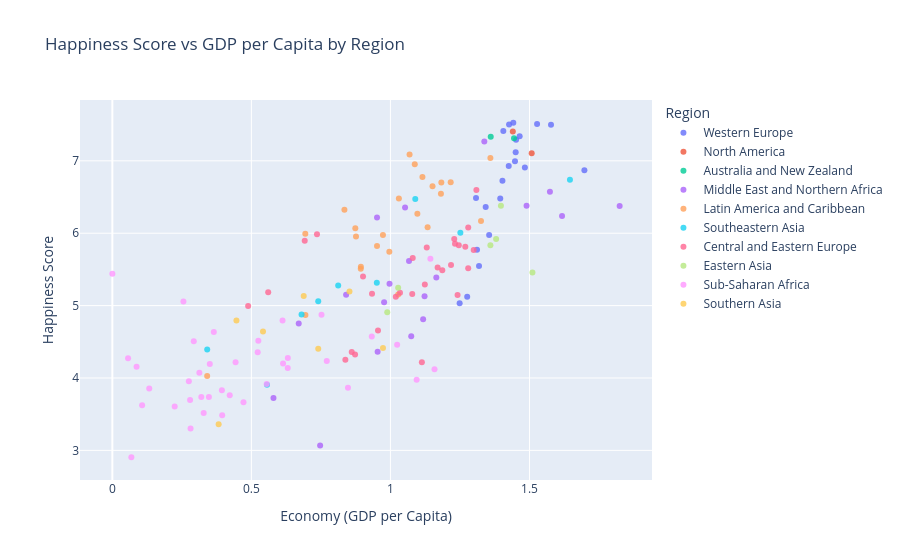

Notebook cell for this chart:
### Code cell
# Task 3: EDA
# Scatter Plot
fig_3 = px.scatter(
    df,
    x="Economy (GDP per Capita)",
    y="Happiness Score",
    color="Region",
    hover_name="Country",
    title="Happiness Score vs GDP per Capita by Region",
    opacity=0.8,
)

fig_3.show()

### Figure 1 — Plotly figure (JSON) as saved in the notebook; plotly's stock layout.template omitted (floating-point values rounded to 4 significant figures)
{"data": [{"hovertemplate": "<b>%{hovertext}</b><br><br>Region=Western Europe<br>Economy (GDP per Capita)=%{x}<br>Happiness Score=%{y}<extra></extra>", "hovertext": ["Denmark", "Switzerland", "Iceland", "Norway", "Finland", "Netherlands", "Sweden", "Austria", "Germany", "Belgium", "Ireland", "Luxembourg", "United Kingdom", "Malta", "France", "Spain", "Italy", "North Cyprus", "Cyprus", "Portugal", "Greece"], "legendgroup": "Western Europe", "marker": {"color": "#636efa", "opacity": 0.8, "symbol": "circle"}, "mode": "markers", "name": "Western Europe", "orientation": "v", "showlegend": true, "type": "scatter", "x": [1.442, 1.527, 1.427, 1.577, 1.406, 1.465, 1.452, 1.45, 1.448, 1.425, 1.483, 1.698, 1.403, 1.308, 1.395, 1.343, 1.355, 1.311, 1.319, 1.276, 1.249], "xaxis": "x", "y": [7.526, 7.509, 7.501, 7.498, 7.413, 7.339, 7.291, 7.119, 6.994, 6.929, 6.907, 6.871, 6.725, 6.488, 6.478, 6.361, 5.977, 5.771, 5.546, 5.123, 5.033], "yaxis": "y"}, {"hovertemplate": "<b>%{hovertext}</b><br><br>Region=North America<br>Economy (GDP per Capita)=%{x}<br>Happiness Score=%{y}<extra></extra>", "hovertext": ["Canada", "United States"], "legendgroup": "North America", "marker": {"color": "#EF553B", "opacity": 0.8, "symbol": "circle"}, "mode": "markers", "name": "North America", "orientation": "v", "showlegend": true, "type": "scatter", "x": [1.44, 1.508], "xaxis": "x", "y": [7.404, 7.104], "yaxis": "y"}, {"hovertemplate": "<b>%{hovertext}</b><br><br>Region=Australia and New Zealand<br>Economy (GDP per Capita)=%{x}<br>Happiness Score=%{y}<extra></extra>", "hovertext": ["New Zealand", "Australia"], "legendgroup": "Australia and New Zealand", "marker": {"color": "#00cc96", "opacity": 0.8, "symbol": "circle"}, "mode": "markers", "name": "Australia and New Zealand", "orientation": "v", "showlegend": true, "type": "scatter", "x": [1.361, 1.444], "xaxis": "x", "y": [7.334, 7.313], "yaxis": "y"}, {"hovertemplate": "<b>%{hovertext}</b><br><br>Region=Middle East and Northern Africa<br>Economy (GDP per Capita)=%{x}<br>Happiness Score=%{y}<extra></extra>", "hovertext": ["Israel", "United Arab Emirates", "Saudi Arabia", "Qatar", "Algeria", "Kuwait", "Bahrain", "Libya", "Turkey", "Jordan", "Morocco", "Lebanon", "Tunisia", "Iran", "Palestinian Territories", "Iraq", "Egypt", "Yemen", "Syria"], "legendgroup": "Middle East and Northern Africa", "marker": {"color": "#ab63fa", "opacity": 0.8, "symbol": "circle"}, "mode": "markers", "name": "Middle East and Northern Africa", "orientation": "v", "showlegend": true, "type": "scatter", "x": [1.338, 1.574, 1.49, 1.824, 1.053, 1.617, 0.9518, 1.067, 1.165, 0.9967, 0.8406, 1.123, 0.9772, 1.118, 0.6702, 1.075, 0.9539, 0.5794, 0.7472], "xaxis": "x", "y": [7.267, 6.573, 6.379, 6.375, 6.355, 6.239, 6.218, 5.615, 5.389, 5.303, 5.151, 5.129, 5.045, 4.813, 4.754, 4.575, 4.362, 3.724, 3.069], "yaxis": "y"}, {"hovertemplate": "<b>%{hovertext}</b><br><br>Region=Latin America and Caribbean<br>Economy (GDP per Capita)=%{x}<br>Happiness Score=%{y}<extra></extra>", "hovertext": ["Costa Rica", "Puerto Rico", "Brazil", "Mexico", "Chile", "Panama", "Argentina", "Uruguay", "Colombia", "Guatemala", "Suriname", "Trinidad and Tobago", "Venezuela", "El Salvador", "Nicaragua", "Ecuador", "Belize", "Bolivia", "Peru", "Paraguay", "Jamaica", "Dominican Republic", "Honduras", "Haiti"], "legendgroup": "Latin America and Caribbean", "marker": {"color": "#FFA15A", "opacity": 0.8, "symbol": "circle"}, "mode": "markers", "name": "Latin America and Caribbean", "orientation": "v", "showlegend": true, "type": "scatter", "x": [1.069, 1.359, 1.088, 1.115, 1.217, 1.183, 1.151, 1.182, 1.03, 0.8345, 1.097, 1.326, 1.134, 0.8737, 0.6938, 0.9731, 0.8762, 0.9518, 0.996, 0.8937, 0.8933, 1.028, 0.6943, 0.341], "xaxis": "x", "y": [7.087, 7.039, 6.952, 6.778, 6.705, 6.701, 6.65, 6.545, 6.481, 6.324, 6.269, 6.168, 6.084, 6.068, 5.992, 5.976, 5.956, 5.822, 5.743, 5.538, 5.51, 5.155, 4.871, 4.028], "yaxis": "y"}, {"hovertemplate": "<b>%{hovertext}</b><br><br>Region=Southeastern Asia<br>Economy (GDP per Capita)=%{x}<br>Happiness Score=%{y}<extra></extra>", "hovertext": ["Singapore", "Thailand", "Malaysia", "Indonesia", "Philippines", "Vietnam", "Laos", "Myanmar", "Cambodia"], "legendgroup": "Southeastern Asia", "marker": {"color": "#19d3f3", "opacity": 0.8, "symbol": "circle"}, "mode": "markers", "name": "Southeastern Asia", "orientation": "v", "showlegend": true, "type": "scatter", "x": [1.646, 1.089, 1.251, 0.951, 0.8122, 0.7404, 0.6804, 0.3411, 0.556], "xaxis": "x", "y": [6.739, 6.474, 6.005, 5.314, 5.279, 5.061, 4.876, 4.395, 3.907], "yaxis": "y"}, {"hovertemplate": "<b>%{hovertext}</b><br><br>Region=Central and Eastern Europe<br>Economy (GDP per Capita)=%{x}<br>Happiness Score=%{y}<extra></extra>", "hovertext": ["Czech Republic", "Slovakia", "Uzbekistan", "Kazakhstan", "Moldova", "Russia", "Poland", "Lithuania", "Belarus", "Slovenia", "Turkmenistan", "Latvia", "Romania", "Estonia", "Croatia", "Kosovo", "Azerbaijan", "Kyrgyzstan", "Serbia", "Bosnia and Herzegovina", "Montenegro", "Hungary", "Macedonia", "Tajikistan", "Albania", "Armenia", "Ukraine", "Georgia", "Bulgaria"], "legendgroup": "Central and Eastern Europe", "marker": {"color": "#FF6692", "opacity": 0.8, "symbol": "circle"}, "mode": "markers", "name": "Central and Eastern Europe", "orientation": "v", "showlegend": true, "type": "scatter", "x": [1.309, 1.28, 0.7359, 1.229, 0.6918, 1.232, 1.246, 1.269, 1.131, 1.299, 1.08, 1.218, 1.17, 1.28, 1.186, 0.9014, 1.124, 0.5604, 1.034, 0.9338, 1.078, 1.241, 1.019, 0.4884, 0.9553, 0.8609, 0.8729, 0.8379, 1.113], "xaxis": "x", "y": [6.596, 6.078, 5.987, 5.919, 5.897, 5.856, 5.835, 5.813, 5.802, 5.768, 5.658, 5.56, 5.528, 5.517, 5.488, 5.401, 5.291, 5.185, 5.177, 5.163, 5.161, 5.145, 5.121, 4.996, 4.655, 4.36, 4.324, 4.252, 4.217], "yaxis": "y"}, {"hovertemplate": "<b>%{hovertext}</b><br><br>Region=Eastern Asia<br>Economy (GDP per Capita)=%{x}<br>Happiness Score=%{y}<extra></extra>", "hovertext": ["Taiwan", "Japan", "South Korea", "Hong Kong", "China", "Mongolia"], "legendgroup": "Eastern Asia", "marker": {"color": "#B6E880", "opacity": 0.8, "symbol": "circle"}, "mode": "markers", "name": "Eastern Asia", "orientation": "v", "showlegend": true, "type": "scatter", "x": [1.397, 1.38, 1.359, 1.511, 1.028, 0.9885], "xaxis": "x", "y": [6.379, 5.921, 5.835, 5.458, 5.245, 4.907], "yaxis": "y"}, {"hovertemplate": "<b>%{hovertext}</b><br><br>Region=Sub-Saharan Africa<br>Economy (GDP per Capita)=%{x}<br>Happiness Score=%{y}<extra></extra>", "hovertext": ["Mauritius", "Somalia", "Somaliland Region", "Nigeria", "Zambia", "Sierra Leone", "Namibia", "Cameroon", "Ethiopia", "South Africa", "Kenya", "Ghana", "Congo (Kinshasa)", "Congo (Brazzaville)", "Senegal", "Mauritania", "Zimbabwe", "Malawi", "Sudan", "Gabon", "Mali", "Botswana", "Comoros", "Ivory Coast", "Angola", "Niger", "South Sudan", "Chad", "Burkina Faso", "Uganda", "Madagascar", "Tanzania", "Liberia", "Guinea", "Rwanda", "Benin", "Togo", "Burundi"], "legendgroup": "Sub-Saharan Africa", "marker": {"color": "#FF97FF", "opacity": 0.8, "symbol": "circle"}, "mode": "markers", "name": "Sub-Saharan Africa", "orientation": "v", "showlegend": true, "type": "scatter", "x": [1.144, 0, 0.2556, 0.7522, 0.612, 0.3649, 0.9329, 0.525, 0.2928, 1.024, 0.5227, 0.6311, 0.05661, 0.7711, 0.4431, 0.6139, 0.3504, 0.08709, 0.6307, 1.159, 0.3129, 1.094, 0.2751, 0.5551, 0.8473, 0.1327, 0.3939, 0.4221, 0.32, 0.3472, 0.2795, 0.4716, 0.1071, 0.2241, 0.3285, 0.395, 0.2812, 0.06831], "xaxis": "x", "y": [5.648, 5.44, 5.057, 4.875, 4.795, 4.635, 4.574, 4.513, 4.508, 4.459, 4.356, 4.276, 4.272, 4.236, 4.219, 4.201, 4.193, 4.156, 4.139, 4.121, 4.073, 3.974, 3.956, 3.916, 3.866, 3.856, 3.832, 3.763, 3.739, 3.739, 3.695, 3.666, 3.622, 3.607, 3.515, 3.484, 3.303, 2.905], "yaxis": "y"}, {"hovertemplate": "<b>%{hovertext}</b><br><br>Region=Southern Asia<br>Economy (GDP per Capita)=%{x}<br>Happiness Score=%{y}<extra></extra>", "hovertext": ["Bhutan", "Pakistan", "Nepal", "Bangladesh", "Sri Lanka", "India", "Afghanistan"], "legendgroup": "Southern Asia", "marker": {"color": "#FECB52", "opacity": 0.8, "symbol": "circle"}, "mode": "markers", "name": "Southern Asia", "orientation": "v", "showlegend": true, "type": "scatter", "x": [0.8527, 0.6882, 0.4463, 0.5418, 0.9732, 0.7404, 0.3823], "xaxis": "x", "y": [5.196, 5.132, 4.793, 4.643, 4.415, 4.404, 3.36], "yaxis": "y"}], "layout": {"legend": {"title": {"text": "Region"}, "tracegroupgap": 0}, "title": {"text": "Happiness Score vs GDP per Capita by Region"}, "xaxis": {"anchor": "y", "domain": [0, 1], "title": {"text": "Economy (GDP per Capita)"}}, "yaxis": {"anchor": "x", "domain": [0, 1], "title": {"text": "Happiness Score"}}}}
